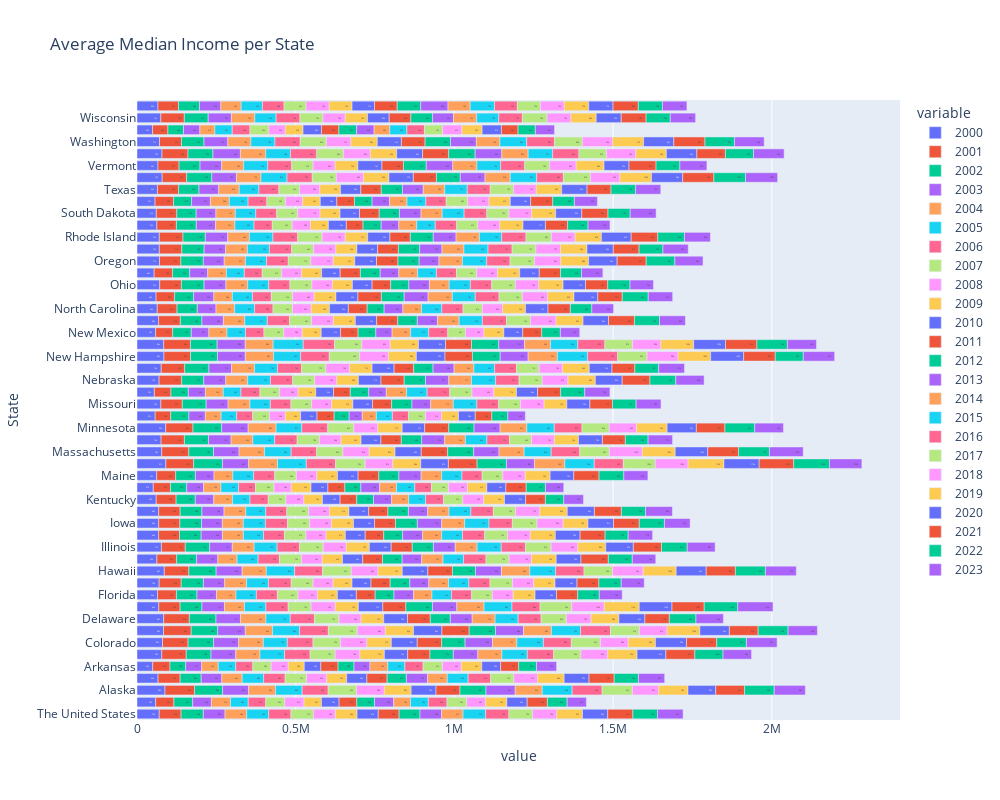

The notebook cell saved with this chart:
### Code cell
# Bar chart based on region

# Assuming hv is the home_value DataFrame
mi = median_income.copy()

years = mi.columns[1:]
fig = px.bar(mi, y= "State", x=years, text_auto='.2s',title="Average Median Income per State")
"""
fig.update_traces(textfont_size=12, textangle=0, textposition="outside", cliponaxis=False)

# Update layout for better spacing
fig.update_layout(
    xaxis_title="State (Abbreviated)",
    yaxis_title="Average housing price per State",
    title_x=0.5  # Center the title
)"""
fig.update_layout(width=1000, height=800)

fig.show()

### Figure 1 — Plotly figure (JSON) as saved in the notebook; plotly's stock layout.template omitted (floating-point values rounded to 4 significant figures)
{"data": [{"alignmentgroup": "True", "hovertemplate": "variable=2000<br>value=%{x}<br>State=%{y}<extra></extra>", "legendgroup": "2000", "marker": {"color": "#636efa", "pattern": {"shape": ""}}, "name": "2000", "offsetgroup": "2000", "orientation": "h", "showlegend": true, "textposition": "auto", "texttemplate": "%{x:.2s}", "type": "bar", "x": [70020, 59070, 88130, 66340, 49520, 78070, 80450, 83670, 83990, 68740, 64800, 69880, 85960, 62720, 76820, 68150, 68360, 68470, 60480, 51230, 62150, 90950, 77970, 75900, 90470, 57200, 75210, 54660, 69620, 76310, 84930, 84060, 58520, 67950, 63900, 60030, 71650, 54090, 70870, 70330, 70370, 62650, 60830, 56860, 64390, 79300, 66030, 78650, 70920, 49050, 75190, 66090], "xaxis": "x", "y": ["The United States", "Alabama", "Alaska", "Arizona", "Arkansas", "California", "Colorado", "Connecticut", "Delaware", "District of Columbia", "Florida", "Georgia", "Hawaii", "Idaho", "Illinois", "Indiana", "Iowa", "Kansas", "Kentucky", "Louisiana", "Maine", "Maryland", "Massachusetts", "Michigan", "Minnesota", "Mississippi", "Missouri", "Montana", "Nebraska", "Nevada", "New Hampshire", "New Jersey", "New Mexico", "New York", "North Carolina", "North Dakota", "Ohio", "Oklahoma", "Oregon", "Pennsylvania", "Rhode Island", "South Carolina", "South Dakota", "Tennessee", "Texas", "Utah", "Vermont", "Virginia", "Washington", "West Virginia", "Wisconsin", "Wyoming"], "yaxis": "y"}, {"alignmentgroup": "True", "hovertemplate": "variable=2001<br>value=%{x}<br>State=%{y}<extra></extra>", "legendgroup": "2001", "marker": {"color": "#EF553B", "pattern": {"shape": ""}}, "name": "2001", "offsetgroup": "2001", "orientation": "h", "showlegend": true, "textposition": "auto", "texttemplate": "%{x:.2s}", "type": "bar", "x": [68870, 57340, 93550, 69640, 54370, 77080, 80560, 87000, 80890, 67140, 59400, 69440, 77370, 62370, 75300, 65850, 66830, 67540, 62690, 54340, 59710, 87300, 85220, 73470, 85920, 49190, 67420, 52390, 71120, 74050, 83710, 84430, 54020, 68680, 62240, 58370, 68150, 58070, 67310, 70940, 74570, 61540, 64700, 58360, 66640, 77210, 66530, 81940, 69300, 48390, 73950, 64780], "xaxis": "x", "y": ["The United States", "Alabama", "Alaska", "Arizona", "Arkansas", "California", "Colorado", "Connecticut", "Delaware", "District of Columbia", "Florida", "Georgia", "Hawaii", "Idaho", "Illinois", "Indiana", "Iowa", "Kansas", "Kentucky", "Louisiana", "Maine", "Maryland", "Massachusetts", "Michigan", "Minnesota", "Mississippi", "Missouri", "Montana", "Nebraska", "Nevada", "New Hampshire", "New Jersey", "New Mexico", "New York", "North Carolina", "North Dakota", "Ohio", "Oklahoma", "Oregon", "Pennsylvania", "Rhode Island", "South Carolina", "South Dakota", "Tennessee", "Texas", "Utah", "Vermont", "Virginia", "Washington", "West Virginia", "Wisconsin", "Wyoming"], "yaxis": "y"}, {"alignmentgroup": "True", "hovertemplate": "variable=2002<br>value=%{x}<br>State=%{y}<extra></extra>", "legendgroup": "2002", "marker": {"color": "#00cc96", "pattern": {"shape": ""}}, "name": "2002", "offsetgroup": "2002", "orientation": "h", "showlegend": true, "textposition": "auto", "texttemplate": "%{x:.2s}", "type": "bar", "x": [70020, 59070, 88130, 66340, 49520, 78070, 80450, 83670, 83990, 68740, 64800, 69880, 85960, 62720, 76820, 68150, 68360, 68470, 60480, 51230, 62150, 90950, 77970, 75900, 90470, 57200, 75210, 54660, 69620, 76310, 84930, 84060, 58520, 67950, 63900, 60030, 71650, 54090, 70870, 70330, 70370, 62650, 60830, 56860, 64390, 79300, 66030, 78650, 70920, 49050, 75190, 66090], "xaxis": "x", "y": ["The United States", "Alabama", "Alaska", "Arizona", "Arkansas", "California", "Colorado", "Connecticut", "Delaware", "District of Columbia", "Florida", "Georgia", "Hawaii", "Idaho", "Illinois", "Indiana", "Iowa", "Kansas", "Kentucky", "Louisiana", "Maine", "Maryland", "Massachusetts", "Michigan", "Minnesota", "Mississippi", "Missouri", "Montana", "Nebraska", "Nevada", "New Hampshire", "New Jersey", "New Mexico", "New York", "North Carolina", "North Dakota", "Ohio", "Oklahoma", "Oregon", "Pennsylvania", "Rhode Island", "South Carolina", "South Dakota", "Tennessee", "Texas", "Utah", "Vermont", "Virginia", "Washington", "West Virginia", "Wisconsin", "Wyoming"], "yaxis": "y"}, {"alignmentgroup": "True", "hovertemplate": "variable=2003<br>value=%{x}<br>State=%{y}<extra></extra>", "legendgroup": "2003", "marker": {"color": "#ab63fa", "pattern": {"shape": ""}}, "name": "2003", "offsetgroup": "2003", "orientation": "h", "showlegend": true, "textposition": "auto", "texttemplate": "%{x:.2s}", "type": "bar", "x": [68350, 58790, 81790, 64960, 50500, 77790, 78800, 86730, 77350, 71080, 61490, 66960, 81790, 66860, 71250, 66940, 65300, 69790, 58280, 52870, 58560, 82550, 80400, 71040, 83350, 51640, 69050, 53820, 69390, 71300, 87680, 88430, 55390, 67520, 58820, 63760, 68670, 56650, 65700, 67740, 70550, 60720, 62360, 59210, 61970, 77750, 68260, 86440, 74960, 51700, 73010, 67150], "xaxis": "x", "y": ["The United States", "Alabama", "Alaska", "Arizona", "Arkansas", "California", "Colorado", "Connecticut", "Delaware", "District of Columbia", "Florida", "Georgia", "Hawaii", "Idaho", "Illinois", "Indiana", "Iowa", "Kansas", "Kentucky", "Louisiana", "Maine", "Maryland", "Massachusetts", "Michigan", "Minnesota", "Mississippi", "Missouri", "Montana", "Nebraska", "Nevada", "New Hampshire", "New Jersey", "New Mexico", "New York", "North Carolina", "North Dakota", "Ohio", "Oklahoma", "Oregon", "Pennsylvania", "Rhode Island", "South Carolina", "South Dakota", "Tennessee", "Texas", "Utah", "Vermont", "Virginia", "Washington", "West Virginia", "Wisconsin", "Wyoming"], "yaxis": "y"}, {"alignmentgroup": "True", "hovertemplate": "variable=2004<br>value=%{x}<br>State=%{y}<extra></extra>", "legendgroup": "2004", "marker": {"color": "#FFA15A", "pattern": {"shape": ""}}, "name": "2004", "offsetgroup": "2004", "orientation": "h", "showlegend": true, "textposition": "auto", "texttemplate": "%{x:.2s}", "type": "bar", "x": [68310, 60570, 85010, 64000, 52170, 76410, 77790, 86000, 79980, 62930, 61250, 69170, 76200, 60750, 68800, 66120, 66120, 68650, 59220, 54780, 59360, 90860, 80310, 68810, 87980, 49740, 68900, 56110, 68940, 72420, 89110, 87900, 57110, 67600, 58820, 58310, 68760, 58730, 67330, 68460, 68330, 60910, 61010, 59650, 64670, 77090, 69260, 79950, 72780, 47290, 73940, 64050], "xaxis": "x", "y": ["The United States", "Alabama", "Alaska", "Arizona", "Arkansas", "California", "Colorado", "Connecticut", "Delaware", "District of Columbia", "Florida", "Georgia", "Hawaii", "Idaho", "Illinois", "Indiana", "Iowa", "Kansas", "Kentucky", "Louisiana", "Maine", "Maryland", "Massachusetts", "Michigan", "Minnesota", "Mississippi", "Missouri", "Montana", "Nebraska", "Nevada", "New Hampshire", "New Jersey", "New Mexico", "New York", "North Carolina", "North Dakota", "Ohio", "Oklahoma", "Oregon", "Pennsylvania", "Rhode Island", "South Carolina", "South Dakota", "Tennessee", "Texas", "Utah", "Vermont", "Virginia", "Washington", "West Virginia", "Wisconsin", "Wyoming"], "yaxis": "y"}, {"alignmentgroup": "True", "hovertemplate": "variable=2005<br>value=%{x}<br>State=%{y}<extra></extra>", "legendgroup": "2005", "marker": {"color": "#19d3f3", "pattern": {"shape": ""}}, "name": "2005", "offsetgroup": "2005", "orientation": "h", "showlegend": true, "textposition": "auto", "texttemplate": "%{x:.2s}", "type": "bar", "x": [69310, 55580, 83620, 67690, 54840, 77430, 75470, 85030, 76650, 67310, 64310, 68710, 89140, 66090, 72410, 63490, 69570, 62870, 54900, 55710, 65710, 90530, 83800, 68720, 81110, 49180, 64310, 55820, 71690, 72120, 85250, 94800, 58270, 70580, 62920, 63120, 66130, 56320, 66060, 69270, 74030, 60190, 64560, 58950, 61970, 82000, 75860, 77670, 75770, 54520, 66800, 66900], "xaxis": "x", "y": ["The United States", "Alabama", "Alaska", "Arizona", "Arkansas", "California", "Colorado", "Connecticut", "Delaware", "District of Columbia", "Florida", "Georgia", "Hawaii", "Idaho", "Illinois", "Indiana", "Iowa", "Kansas", "Kentucky", "Louisiana", "Maine", "Maryland", "Massachusetts", "Michigan", "Minnesota", "Mississippi", "Missouri", "Montana", "Nebraska", "Nevada", "New Hampshire", "New Jersey", "New Mexico", "New York", "North Carolina", "North Dakota", "Ohio", "Oklahoma", "Oregon", "Pennsylvania", "Rhode Island", "South Carolina", "South Dakota", "Tennessee", "Texas", "Utah", "Vermont", "Virginia", "Washington", "West Virginia", "Wisconsin", "Wyoming"], "yaxis": "y"}, {"alignmentgroup": "True", "hovertemplate": "variable=2006<br>value=%{x}<br>State=%{y}<extra></extra>", "legendgroup": "2006", "marker": {"color": "#FF6692", "pattern": {"shape": ""}}, "name": "2006", "offsetgroup": "2006", "orientation": "h", "showlegend": true, "textposition": "auto", "texttemplate": "%{x:.2s}", "type": "bar", "x": [70080, 55180, 82020, 67830, 53880, 80430, 80970, 90730, 76240, 70480, 66410, 71740, 87910, 67190, 70760, 66010, 69970, 66230, 57410, 53050, 66360, 92560, 80440, 70730, 81720, 50500, 64810, 59760, 70000, 76010, 90090, 98950, 58190, 70110, 57860, 59680, 66730, 56460, 68460, 70480, 78120, 57600, 66040, 59160, 62960, 79420, 75570, 83040, 79560, 55860, 75150, 68390], "xaxis": "x", "y": ["The United States", "Alabama", "Alaska", "Arizona", "Arkansas", "California", "Colorado", "Connecticut", "Delaware", "District of Columbia", "Florida", "Georgia", "Hawaii", "Idaho", "Illinois", "Indiana", "Iowa", "Kansas", "Kentucky", "Louisiana", "Maine", "Maryland", "Massachusetts", "Michigan", "Minnesota", "Mississippi", "Missouri", "Montana", "Nebraska", "Nevada", "New Hampshire", "New Jersey", "New Mexico", "New York", "North Carolina", "North Dakota", "Ohio", "Oklahoma", "Oregon", "Pennsylvania", "Rhode Island", "South Carolina", "South Dakota", "Tennessee", "Texas", "Utah", "Vermont", "Virginia", "Washington", "West Virginia", "Wisconsin", "Wyoming"], "yaxis": "y"}, {"alignmentgroup": "True", "hovertemplate": "variable=2007<br>value=%{x}<br>State=%{y}<extra></extra>", "legendgroup": "2007", "marker": {"color": "#B6E880", "pattern": {"shape": ""}}, "name": "2007", "offsetgroup": "2007", "orientation": "h", "showlegend": true, "textposition": "auto", "texttemplate": "%{x:.2s}", "type": "bar", "x": [71210, 59840, 89290, 66930, 57830, 79000, 86670, 90920, 77380, 71980, 64910, 68950, 90750, 69720, 74430, 67260, 69330, 68740, 55920, 58560, 67890, 93030, 82870, 69980, 82300, 52840, 65210, 61880, 69700, 76630, 95790, 85770, 62870, 69380, 61680, 66910, 69600, 61260, 71210, 68660, 76840, 62670, 65800, 58390, 65280, 75880, 67180, 83860, 82330, 59660, 72690, 69090], "xaxis": "x", "y": ["The United States", "Alabama", "Alaska", "Arizona", "Arkansas", "California", "Colorado", "Connecticut", "Delaware", "District of Columbia", "Florida", "Georgia", "Hawaii", "Idaho", "Illinois", "Indiana", "Iowa", "Kansas", "Kentucky", "Louisiana", "Maine", "Maryland", "Massachusetts", "Michigan", "Minnesota", "Mississippi", "Missouri", "Montana", "Nebraska", "Nevada", "New Hampshire", "New Jersey", "New Mexico", "New York", "North Carolina", "North Dakota", "Ohio", "Oklahoma", "Oregon", "Pennsylvania", "Rhode Island", "South Carolina", "South Dakota", "Tennessee", "Texas", "Utah", "Vermont", "Virginia", "Washington", "West Virginia", "Wisconsin", "Wyoming"], "yaxis": "y"}, {"alignmentgroup": "True", "hovertemplate": "variable=2008<br>value=%{x}<br>State=%{y}<extra></extra>", "legendgroup": "2008", "marker": {"color": "#FF97FF", "pattern": {"shape": ""}}, "name": "2008", "offsetgroup": "2008", "orientation": "h", "showlegend": true, "textposition": "auto", "texttemplate": "%{x:.2s}", "type": "bar", "x": [68780, 60810, 87500, 64150, 54130, 77960, 83330, 88440, 69330, 76010, 61340, 63210, 84120, 64840, 72820, 63610, 68560, 65470, 56260, 54100, 64580, 87120, 82480, 68080, 75100, 49830, 62950, 58660, 69360, 74850, 90490, 89300, 57570, 69000, 58700, 67860, 64180, 63050, 70730, 70290, 72800, 57640, 70560, 54290, 63570, 85510, 69330, 84760, 77440, 51950, 70010, 72930], "xaxis": "x", "y": ["The United States", "Alabama", "Alaska", "Arizona", "Arkansas", "California", "Colorado", "Connecticut", "Delaware", "District of Columbia", "Florida", "Georgia", "Hawaii", "Idaho", "Illinois", "Indiana", "Iowa", "Kansas", "Kentucky", "Louisiana", "Maine", "Maryland", "Massachusetts", "Michigan", "Minnesota", "Mississippi", "Missouri", "Montana", "Nebraska", "Nevada", "New Hampshire", "New Jersey", "New Mexico", "New York", "North Carolina", "North Dakota", "Ohio", "Oklahoma", "Oregon", "Pennsylvania", "Rhode Island", "South Carolina", "South Dakota", "Tennessee", "Texas", "Utah", "Vermont", "Virginia", "Washington", "West Virginia", "Wisconsin", "Wyoming"], "yaxis": "y"}, {"alignmentgroup": "True", "hovertemplate": "variable=2009<br>value=%{x}<br>State=%{y}<extra></extra>", "legendgroup": "2009", "marker": {"color": "#FECB52", "pattern": {"shape": ""}}, "name": "2009", "offsetgroup": "2009", "orientation": "h", "showlegend": true, "textposition": "auto", "texttemplate": "%{x:.2s}", "type": "bar", "x": [68340, 54890, 84570, 62790, 50160, 77070, 76790, 89030, 71550, 72960, 62650, 59500, 76400, 64220, 72580, 60830, 69630, 61390, 58570, 62370, 65210, 88120, 81510, 63140, 77000, 48160, 66950, 55520, 68090, 70610, 88040, 88930, 59780, 68940, 57530, 68750, 62990, 62990, 67410, 66130, 70890, 56430, 62910, 55630, 65180, 80300, 71830, 83060, 82910, 55590, 70340, 72040], "xaxis": "x", "y": ["The United States", "Alabama", "Alaska", "Arizona", "Arkansas", "California", "Colorado", "Connecticut", "Delaware", "District of Columbia", "Florida", "Georgia", "Hawaii", "Idaho", "Illinois", "Indiana", "Iowa", "Kansas", "Kentucky", "Louisiana", "Maine", "Maryland", "Massachusetts", "Michigan", "Minnesota", "Mississippi", "Missouri", "Montana", "Nebraska", "Nevada", "New Hampshire", "New Jersey", "New Mexico", "New York", "North Carolina", "North Dakota", "Ohio", "Oklahoma", "Oregon", "Pennsylvania", "Rhode Island", "South Carolina", "South Dakota", "Tennessee", "Texas", "Utah", "Vermont", "Virginia", "Washington", "West Virginia", "Wisconsin", "Wyoming"], "yaxis": "y"}, {"alignmentgroup": "True", "hovertemplate": "variable=2010<br>value=%{x}<br>State=%{y}<extra></extra>", "legendgroup": "2010", "marker": {"color": "#636efa", "pattern": {"shape": ""}}, "name": "2010", "offsetgroup": "2010", "orientation": "h", "showlegend": true, "textposition": "auto", "texttemplate": "%{x:.2s}", "type": "bar", "x": [66730, 55440, 78340, 63510, 52260, 73520, 81570, 89380, 74780, 77100, 59680, 59750, 80630, 63720, 68700, 62490, 66380, 62370, 55670, 53220, 64910, 86950, 82520, 62670, 70860, 51680, 62050, 55910, 71110, 69340, 90240, 85280, 61120, 67420, 59360, 69080, 62140, 58370, 68530, 65430, 69910, 56470, 61420, 52260, 64010, 76790, 75740, 81750, 76060, 57930, 68190, 70700], "xaxis": "x", "y": ["The United States", "Alabama", "Alaska", "Arizona", "Arkansas", "California", "Colorado", "Connecticut", "Delaware", "District of Columbia", "Florida", "Georgia", "Hawaii", "Idaho", "Illinois", "Indiana", "Iowa", "Kansas", "Kentucky", "Louisiana", "Maine", "Maryland", "Massachusetts", "Michigan", "Minnesota", "Mississippi", "Missouri", "Montana", "Nebraska", "Nevada", "New Hampshire", "New Jersey", "New Mexico", "New York", "North Carolina", "North Dakota", "Ohio", "Oklahoma", "Oregon", "Pennsylvania", "Rhode Island", "South Carolina", "South Dakota", "Tennessee", "Texas", "Utah", "Vermont", "Virginia", "Washington", "West Virginia", "Wisconsin", "Wyoming"], "yaxis": "y"}, {"alignmentgroup": "True", "hovertemplate": "variable=2011<br>value=%{x}<br>State=%{y}<extra></extra>", "legendgroup": "2011", "marker": {"color": "#EF553B", "pattern": {"shape": ""}}, "name": "2011", "offsetgroup": "2011", "orientation": "h", "showlegend": true, "textposition": "auto", "texttemplate": "%{x:.2s}", "type": "bar", "x": [65750, 55940, 75440, 63860, 54250, 70100, 77010, 85920, 71800, 72570, 59250, 60390, 77560, 62340, 66510, 58380, 65960, 60610, 52350, 53400, 65270, 90470, 83160, 64200, 75950, 53970, 60120, 52900, 73050, 61790, 86530, 81880, 55140, 66510, 59380, 74030, 58650, 63650, 67680, 65560, 64410, 52650, 62030, 55530, 64420, 72890, 68120, 82250, 74670, 54930, 68380, 71600], "xaxis": "x", "y": ["The United States", "Alabama", "Alaska", "Arizona", "Arkansas", "California", "Colorado", "Connecticut", "Delaware", "District of Columbia", "Florida", "Georgia", "Hawaii", "Idaho", "Illinois", "Indiana", "Iowa", "Kansas", "Kentucky", "Louisiana", "Maine", "Maryland", "Massachusetts", "Michigan", "Minnesota", "Mississippi", "Missouri", "Montana", "Nebraska", "Nevada", "New Hampshire", "New Jersey", "New Mexico", "New York", "North Carolina", "North Dakota", "Ohio", "Oklahoma", "Oregon", "Pennsylvania", "Rhode Island", "South Carolina", "South Dakota", "Tennessee", "Texas", "Utah", "Vermont", "Virginia", "Washington", "West Virginia", "Wisconsin", "Wyoming"], "yaxis": "y"}, {"alignmentgroup": "True", "hovertemplate": "variable=2012<br>value=%{x}<br>State=%{y}<extra></extra>", "legendgroup": "2012", "marker": {"color": "#00cc96", "pattern": {"shape": ""}}, "name": "2012", "offsetgroup": "2012", "orientation": "h", "showlegend": true, "textposition": "auto", "texttemplate": "%{x:.2s}", "type": "bar", "x": [65740, 56010, 82020, 60620, 50280, 73480, 73780, 82790, 63110, 84080, 59370, 62010, 72500, 61750, 66670, 59480, 68870, 64440, 52940, 50370, 63350, 92570, 82030, 64450, 79630, 47220, 64130, 58100, 67260, 61000, 87390, 85940, 55960, 61440, 53550, 71860, 57180, 62380, 66720, 66890, 72250, 57220, 63680, 55400, 66910, 75180, 71620, 83290, 80140, 56120, 68400, 74110], "xaxis": "x", "y": ["The United States", "Alabama", "Alaska", "Arizona", "Arkansas", "California", "Colorado", "Connecticut", "Delaware", "District of Columbia", "Florida", "Georgia", "Hawaii", "Idaho", "Illinois", "Indiana", "Iowa", "Kansas", "Kentucky", "Louisiana", "Maine", "Maryland", "Massachusetts", "Michigan", "Minnesota", "Mississippi", "Missouri", "Montana", "Nebraska", "Nevada", "New Hampshire", "New Jersey", "New Mexico", "New York", "North Carolina", "North Dakota", "Ohio", "Oklahoma", "Oregon", "Pennsylvania", "Rhode Island", "South Carolina", "South Dakota", "Tennessee", "Texas", "Utah", "Vermont", "Virginia", "Washington", "West Virginia", "Wisconsin", "Wyoming"], "yaxis": "y"}, {"alignmentgroup": "True", "hovertemplate": "variable=2013<br>value=%{x}<br>State=%{y}<extra></extra>", "legendgroup": "2013", "marker": {"color": "#ab63fa", "pattern": {"shape": ""}}, "name": "2013", "offsetgroup": "2013", "orientation": "h", "showlegend": true, "textposition": "auto", "texttemplate": "%{x:.2s}", "type": "bar", "x": [68220, 60250, 92270, 66980, 50130, 77400, 86470, 88220, 68870, 76460, 61790, 59830, 81780, 61710, 68670, 62970, 76590, 60880, 57140, 59110, 69970, 88300, 79610, 72020, 81900, 41170, 58950, 55000, 73370, 66010, 87980, 81170, 51140, 63620, 59000, 75310, 64610, 58770, 62390, 70220, 71710, 55460, 68010, 55210, 65450, 77730, 83410, 83910, 81390, 54840, 65860, 85870], "xaxis": "x", "y": ["The United States", "Alabama", "Alaska", "Arizona", "Arkansas", "California", "Colorado", "Connecticut", "Delaware", "District of Columbia", "Florida", "Georgia", "Hawaii", "Idaho", "Illinois", "Indiana", "Iowa", "Kansas", "Kentucky", "Louisiana", "Maine", "Maryland", "Massachusetts", "Michigan", "Minnesota", "Mississippi", "Missouri", "Montana", "Nebraska", "Nevada", "New Hampshire", "New Jersey", "New Mexico", "New York", "North Carolina", "North Dakota", "Ohio", "Oklahoma", "Oregon", "Pennsylvania", "Rhode Island", "South Carolina", "South Dakota", "Tennessee", "Texas", "Utah", "Vermont", "Virginia", "Washington", "West Virginia", "Wisconsin", "Wyoming"], "yaxis": "y"}, {"alignmentgroup": "True", "hovertemplate": "variable=2014<br>value=%{x}<br>State=%{y}<extra></extra>", "legendgroup": "2014", "marker": {"color": "#FFA15A", "pattern": {"shape": ""}}, "name": "2014", "offsetgroup": "2014", "orientation": "h", "showlegend": true, "textposition": "auto", "texttemplate": "%{x:.2s}", "type": "bar", "x": [67360, 53070, 84900, 61830, 56390, 75930, 76500, 88080, 72210, 85710, 57920, 62210, 89410, 67080, 68940, 60330, 72570, 67090, 53710, 53230, 64910, 95610, 79280, 65280, 84410, 44590, 71090, 64150, 71390, 62610, 92140, 81900, 58610, 68180, 58730, 76240, 62320, 59250, 73910, 69260, 73600, 56400, 66600, 54880, 67630, 79570, 76210, 83050, 74150, 49650, 72910, 69910], "xaxis": "x", "y": ["The United States", "Alabama", "Alaska", "Arizona", "Arkansas", "California", "Colorado", "Connecticut", "Delaware", "District of Columbia", "Florida", "Georgia", "Hawaii", "Idaho", "Illinois", "Indiana", "Iowa", "Kansas", "Kentucky", "Louisiana", "Maine", "Maryland", "Massachusetts", "Michigan", "Minnesota", "Mississippi", "Missouri", "Montana", "Nebraska", "Nevada", "New Hampshire", "New Jersey", "New Mexico", "New York", "North Carolina", "North Dakota", "Ohio", "Oklahoma", "Oregon", "Pennsylvania", "Rhode Island", "South Carolina", "South Dakota", "Tennessee", "Texas", "Utah", "Vermont", "Virginia", "Washington", "West Virginia", "Wisconsin", "Wyoming"], "yaxis": "y"}, {"alignmentgroup": "True", "hovertemplate": "variable=2015<br>value=%{x}<br>State=%{y}<extra></extra>", "legendgroup": "2015", "marker": {"color": "#19d3f3", "pattern": {"shape": ""}}, "name": "2015", "offsetgroup": "2015", "orientation": "h", "showlegend": true, "textposition": "auto", "texttemplate": "%{x:.2s}", "type": "bar", "x": [71000, 55920, 94360, 65640, 53770, 79940, 83660, 91570, 72560, 88030, 61340, 63780, 81050, 64850, 75900, 65310, 76450, 68930, 53250, 57690, 63760, 92450, 85250, 68090, 86340, 50300, 74370, 64570, 75970, 65340, 95070, 85880, 56680, 72870, 63820, 72130, 66960, 59140, 76420, 75870, 69980, 58240, 69180, 59460, 70950, 83240, 74740, 77240, 84480, 53800, 69630, 76540], "xaxis": "x", "y": ["The United States", "Alabama", "Alaska", "Arizona", "Arkansas", "California", "Colorado", "Connecticut", "Delaware", "District of Columbia", "Florida", "Georgia", "Hawaii", "Idaho", "Illinois", "Indiana", "Iowa", "Kansas", "Kentucky", "Louisiana", "Maine", "Maryland", "Massachusetts", "Michigan", "Minnesota", "Mississippi", "Missouri", "Montana", "Nebraska", "Nevada", "New Hampshire", "New Jersey", "New Mexico", "New York", "North Carolina", "North Dakota", "Ohio", "Oklahoma", "Oregon", "Pennsylvania", "Rhode Island", "South Carolina", "South Dakota", "Tennessee", "Texas", "Utah", "Vermont", "Virginia", "Washington", "West Virginia", "Wisconsin", "Wyoming"], "yaxis": "y"}, {"alignmentgroup": "True", "hovertemplate": "variable=2016<br>value=%{x}<br>State=%{y}<extra></extra>", "legendgroup": "2016", "marker": {"color": "#FF6692", "pattern": {"shape": ""}}, "name": "2016", "offsetgroup": "2016", "orientation": "h", "showlegend": true, "textposition": "auto", "texttemplate": "%{x:.2s}", "type": "bar", "x": [73520, 58800, 94290, 71100, 57170, 82980, 87870, 94540, 72280, 88390, 63730, 66650, 89820, 70440, 76440, 69850, 73590, 70740, 56500, 52540, 63330, 91850, 89990, 71090, 87440, 51180, 68510, 71070, 73930, 69020, 94960, 85260, 60330, 76500, 66950, 74940, 67220, 63440, 73640, 75930, 76620, 67660, 71540, 63940, 72410, 84030, 75760, 82750, 87550, 55230, 74490, 72010], "xaxis": "x", "y": ["The United States", "Alabama", "Alaska", "Arizona", "Arkansas", "California", "Colorado", "Connecticut", "Delaware", "District of Columbia", "Florida", "Georgia", "Hawaii", "Idaho", "Illinois", "Indiana", "Iowa", "Kansas", "Kentucky", "Louisiana", "Maine", "Maryland", "Massachusetts", "Michigan", "Minnesota", "Mississippi", "Missouri", "Montana", "Nebraska", "Nevada", "New Hampshire", "New Jersey", "New Mexico", "New York", "North Carolina", "North Dakota", "Ohio", "Oklahoma", "Oregon", "Pennsylvania", "Rhode Island", "South Carolina", "South Dakota", "Tennessee", "Texas", "Utah", "Vermont", "Virginia", "Washington", "West Virginia", "Wisconsin", "Wyoming"], "yaxis": "y"}, {"alignmentgroup": "True", "hovertemplate": "variable=2017<br>value=%{x}<br>State=%{y}<extra></extra>", "legendgroup": "2017", "marker": {"color": "#B6E880", "pattern": {"shape": ""}}, "name": "2017", "offsetgroup": "2017", "orientation": "h", "showlegend": true, "textposition": "auto", "texttemplate": "%{x:.2s}", "type": "bar", "x": [74810, 62250, 95440, 73060, 60880, 85710, 91760, 90930, 79500, 99470, 64960, 70960, 90070, 72810, 80730, 71920, 77670, 69630, 60790, 53310, 65240, 100500, 93300, 69030, 85630, 52960, 69180, 70250, 72910, 71030, 92550, 87180, 55800, 75310, 60630, 73630, 74270, 63490, 76480, 75000, 80030, 66740, 69650, 67680, 73540, 85400, 77930, 86650, 87550, 57460, 77690, 72860], "xaxis": "x", "y": ["The United States", "Alabama", "Alaska", "Arizona", "Arkansas", "California", "Colorado", "Connecticut", "Delaware", "District of Columbia", "Florida", "Georgia", "Hawaii", "Idaho", "Illinois", "Indiana", "Iowa", "Kansas", "Kentucky", "Louisiana", "Maine", "Maryland", "Massachusetts", "Michigan", "Minnesota", "Mississippi", "Missouri", "Montana", "Nebraska", "Nevada", "New Hampshire", "New Jersey", "New Mexico", "New York", "North Carolina", "North Dakota", "Ohio", "Oklahoma", "Oregon", "Pennsylvania", "Rhode Island", "South Carolina", "South Dakota", "Tennessee", "Texas", "Utah", "Vermont", "Virginia", "Washington", "West Virginia", "Wisconsin", "Wyoming"], "yaxis": "y"}, {"alignmentgroup": "True", "hovertemplate": "variable=2018<br>value=%{x}<br>State=%{y}<extra></extra>", "legendgroup": "2018", "marker": {"color": "#FF97FF", "pattern": {"shape": ""}}, "name": "2018", "offsetgroup": "2018", "orientation": "h", "showlegend": true, "textposition": "auto", "texttemplate": "%{x:.2s}", "type": "bar", "x": [75790, 59900, 82450, 74710, 59720, 84560, 87610, 87340, 77990, 102900, 65550, 66960, 96100, 70450, 84140, 71850, 82430, 76700, 65440, 59950, 70370, 103400, 103600, 72510, 86150, 51320, 74050, 69190, 81060, 74210, 97580, 88980, 57920, 80700, 64020, 79780, 73930, 65300, 82970, 77400, 74690, 68910, 71330, 67250, 71720, 92450, 84050, 92550, 95640, 60670, 75130, 75020], "xaxis": "x", "y": ["The United States", "Alabama", "Alaska", "Arizona", "Arkansas", "California", "Colorado", "Connecticut", "Delaware", "District of Columbia", "Florida", "Georgia", "Hawaii", "Idaho", "Illinois", "Indiana", "Iowa", "Kansas", "Kentucky", "Louisiana", "Maine", "Maryland", "Massachusetts", "Michigan", "Minnesota", "Mississippi", "Missouri", "Montana", "Nebraska", "Nevada", "New Hampshire", "New Jersey", "New Mexico", "New York", "North Carolina", "North Dakota", "Ohio", "Oklahoma", "Oregon", "Pennsylvania", "Rhode Island", "South Carolina", "South Dakota", "Tennessee", "Texas", "Utah", "Vermont", "Virginia", "Washington", "West Virginia", "Wisconsin", "Wyoming"], "yaxis": "y"}, {"alignmentgroup": "True", "hovertemplate": "variable=2019<br>value=%{x}<br>State=%{y}<extra></extra>", "legendgroup": "2019", "marker": {"color": "#FECB52", "pattern": {"shape": ""}}, "name": "2019", "offsetgroup": "2019", "orientation": "h", "showlegend": true, "textposition": "auto", "texttemplate": "%{x:.2s}", "type": "bar", "x": [81210, 66430, 92670, 83540, 64470, 92330, 85700, 103200, 87700, 110100, 69000, 66940, 104000, 78000, 87950, 78840, 78080, 86470, 65800, 61120, 78660, 113000, 103700, 75790, 96250, 52940, 71630, 71150, 86370, 83820, 102700, 103700, 62780, 84940, 72290, 82780, 76440, 70210, 87960, 83430, 82920, 73320, 75950, 66940, 79720, 99910, 87830, 96120, 97470, 63480, 79620, 76990], "xaxis": "x", "y": ["The United States", "Alabama", "Alaska", "Arizona", "Arkansas", "California", "Colorado", "Connecticut", "Delaware", "District of Columbia", "Florida", "Georgia", "Hawaii", "Idaho", "Illinois", "Indiana", "Iowa", "Kansas", "Kentucky", "Louisiana", "Maine", "Maryland", "Massachusetts", "Michigan", "Minnesota", "Mississippi", "Missouri", "Montana", "Nebraska", "Nevada", "New Hampshire", "New Jersey", "New Mexico", "New York", "North Carolina", "North Dakota", "Ohio", "Oklahoma", "Oregon", "Pennsylvania", "Rhode Island", "South Carolina", "South Dakota", "Tennessee", "Texas", "Utah", "Vermont", "Virginia", "Washington", "West Virginia", "Wisconsin", "Wyoming"], "yaxis": "y"}, {"alignmentgroup": "True", "hovertemplate": "variable=2020<br>value=%{x}<br>State=%{y}<extra></extra>", "legendgroup": "2020", "marker": {"color": "#636efa", "pattern": {"shape": ""}}, "name": "2020", "offsetgroup": "2020", "orientation": "h", "showlegend": true, "textposition": "auto", "texttemplate": "%{x:.2s}", "type": "bar", "x": [79560, 63980, 87440, 78480, 59400, 90840, 98010, 92930, 81920, 103200, 67570, 69330, 94560, 78060, 86960, 78150, 80510, 85500, 66400, 59880, 74510, 110900, 102700, 75330, 92130, 52800, 72740, 66380, 84520, 71550, 104000, 100100, 59550, 80320, 70700, 75010, 70640, 61380, 89910, 82810, 93790, 70590, 82110, 64310, 80020, 98260, 78680, 96180, 95180, 60800, 78860, 76570], "xaxis": "x", "y": ["The United States", "Alabama", "Alaska", "Arizona", "Arkansas", "California", "Colorado", "Connecticut", "Delaware", "District of Columbia", "Florida", "Georgia", "Hawaii", "Idaho", "Illinois", "Indiana", "Iowa", "Kansas", "Kentucky", "Louisiana", "Maine", "Maryland", "Massachusetts", "Michigan", "Minnesota", "Mississippi", "Missouri", "Montana", "Nebraska", "Nevada", "New Hampshire", "New Jersey", "New Mexico", "New York", "North Carolina", "North Dakota", "Ohio", "Oklahoma", "Oregon", "Pennsylvania", "Rhode Island", "South Carolina", "South Dakota", "Tennessee", "Texas", "Utah", "Vermont", "Virginia", "Washington", "West Virginia", "Wisconsin", "Wyoming"], "yaxis": "y"}, {"alignmentgroup": "True", "hovertemplate": "variable=2021<br>value=%{x}<br>State=%{y}<extra></extra>", "legendgroup": "2021", "marker": {"color": "#EF553B", "pattern": {"shape": ""}}, "name": "2021", "offsetgroup": "2021", "orientation": "h", "showlegend": true, "textposition": "auto", "texttemplate": "%{x:.2s}", "type": "bar", "x": [79260, 63750, 90850, 79310, 56870, 91350, 95130, 90660, 76920, 101500, 66890, 68860, 92050, 86130, 88750, 78600, 81110, 85080, 62290, 64060, 79660, 109000, 96940, 72210, 90080, 52230, 71210, 72790, 87470, 72050, 99490, 99170, 59870, 81660, 70430, 77140, 70200, 67300, 91660, 81330, 83970, 70040, 82750, 69610, 75480, 98150, 85190, 89890, 98150, 52450, 78320, 79570], "xaxis": "x", "y": ["The United States", "Alabama", "Alaska", "Arizona", "Arkansas", "California", "Colorado", "Connecticut", "Delaware", "District of Columbia", "Florida", "Georgia", "Hawaii", "Idaho", "Illinois", "Indiana", "Iowa", "Kansas", "Kentucky", "Louisiana", "Maine", "Maryland", "Massachusetts", "Michigan", "Minnesota", "Mississippi", "Missouri", "Montana", "Nebraska", "Nevada", "New Hampshire", "New Jersey", "New Mexico", "New York", "North Carolina", "North Dakota", "Ohio", "Oklahoma", "Oregon", "Pennsylvania", "Rhode Island", "South Carolina", "South Dakota", "Tennessee", "Texas", "Utah", "Vermont", "Virginia", "Washington", "West Virginia", "Wisconsin", "Wyoming"], "yaxis": "y"}, {"alignmentgroup": "True", "hovertemplate": "variable=2022<br>value=%{x}<br>State=%{y}<extra></extra>", "legendgroup": "2022", "marker": {"color": "#00cc96", "pattern": {"shape": ""}}, "name": "2022", "offsetgroup": "2022", "orientation": "h", "showlegend": true, "textposition": "auto", "texttemplate": "%{x:.2s}", "type": "bar", "x": [77540, 62290, 93310, 76370, 56120, 88690, 93510, 94340, 83960, 105700, 67960, 70420, 94620, 75460, 81120, 72810, 79350, 75950, 58090, 60640, 78150, 112500, 97260, 71730, 93980, 50540, 74360, 75870, 81480, 75200, 88350, 96010, 58660, 78920, 67660, 81840, 70200, 65960, 90230, 75070, 83860, 64220, 69850, 67980, 77600, 99610, 75060, 88550, 92980, 54540, 76240, 76000], "xaxis": "x", "y": ["The United States", "Alabama", "Alaska", "Arizona", "Arkansas", "California", "Colorado", "Connecticut", "Delaware", "District of Columbia", "Florida", "Georgia", "Hawaii", "Idaho", "Illinois", "Indiana", "Iowa", "Kansas", "Kentucky", "Louisiana", "Maine", "Maryland", "Massachusetts", "Michigan", "Minnesota", "Mississippi", "Missouri", "Montana", "Nebraska", "Nevada", "New Hampshire", "New Jersey", "New Mexico", "New York", "North Carolina", "North Dakota", "Ohio", "Oklahoma", "Oregon", "Pennsylvania", "Rhode Island", "South Carolina", "South Dakota", "Tennessee", "Texas", "Utah", "Vermont", "Virginia", "Washington", "West Virginia", "Wisconsin", "Wyoming"], "yaxis": "y"}, {"alignmentgroup": "True", "hovertemplate": "variable=2023<br>value=%{x}<br>State=%{y}<extra></extra>", "legendgroup": "2023", "marker": {"color": "#ab63fa", "pattern": {"shape": ""}}, "name": "2023", "offsetgroup": "2023", "orientation": "h", "showlegend": true, "textposition": "auto", "texttemplate": "%{x:.2s}", "type": "bar", "x": [80610, 60660, 98190, 82660, 63250, 89870, 96640, 92240, 86340, 111000, 72200, 72420, 97360, 73910, 87820, 76910, 80860, 84830, 61980, 57650, 75740, 102000, 106500, 76960, 90340, 55060, 78290, 79220, 89190, 81310, 98780, 91590, 60980, 81600, 68610, 76960, 73770, 67330, 88740, 79820, 81860, 69100, 81740, 72700, 79060, 101200, 85190, 96490, 93440, 60410, 79690, 77200], "xaxis": "x", "y": ["The United States", "Alabama", "Alaska", "Arizona", "Arkansas", "California", "Colorado", "Connecticut", "Delaware", "District of Columbia", "Florida", "Georgia", "Hawaii", "Idaho", "Illinois", "Indiana", "Iowa", "Kansas", "Kentucky", "Louisiana", "Maine", "Maryland", "Massachusetts", "Michigan", "Minnesota", "Mississippi", "Missouri", "Montana", "Nebraska", "Nevada", "New Hampshire", "New Jersey", "New Mexico", "New York", "North Carolina", "North Dakota", "Ohio", "Oklahoma", "Oregon", "Pennsylvania", "Rhode Island", "South Carolina", "South Dakota", "Tennessee", "Texas", "Utah", "Vermont", "Virginia", "Washington", "West Virginia", "Wisconsin", "Wyoming"], "yaxis": "y"}], "layout": {"barmode": "relative", "height": 800, "legend": {"title": {"text": "variable"}, "tracegroupgap": 0}, "title": {"text": "Average Median Income per State"}, "width": 1000, "xaxis": {"anchor": "y", "autorange": true, "domain": [0, 1], "range": [0, 2404000.0], "title": {"text": "value"}, "type": "linear"}, "yaxis": {"anchor": "x", "autorange": true, "domain": [0, 1], "range": [-0.5, 51.5], "title": {"text": "State"}, "type": "category"}}}
